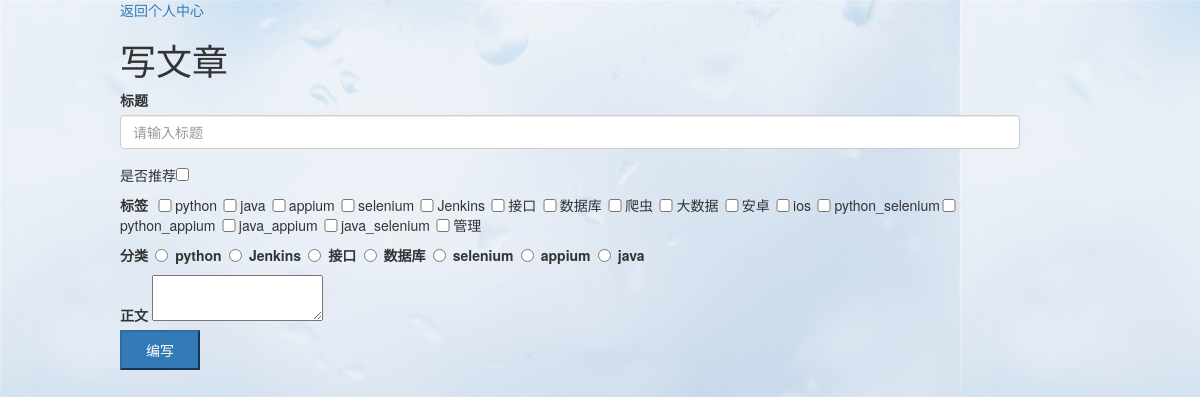
The page /new_post on the database its author committed.
### app/models.py (models this page shows, shortened)
class Tag(db.Model):
    __tablename__ = 'tags'
    id = db.Column(db.Integer(), primary_key=True)
    name=db.Column(db.String(255))

class Classifa(db.Model):
    __tablename__='fenlei'
    id=db.Column(db.Integer(),primary_key=True)
    name=db.Column(db.String(64))

### app/views.py (the view, shortened to what this page needs)
@app.route('/new_post',methods=['GET','POST'])
def new_post():
  tags=db.session.query(Tag).all()
  fenlei=db.session.query(Classifa).all()
  form = PostForm()
  return render_template('newpost.html',tags=tags,fenleis=fenlei,form=form)

### app/form_app.py
class PostForm(Form):
	title = StringField(u'标题',validators=[validators.DataRequired(),validators.length(min=1,max=255,message=u'请输入评论内容')],render_kw={'placeholder':u'请输入标题'})
	text = TextAreaField(u'正文',validators= [validators.DataRequired()])

### app/templates/newpost.html (shortened to what this page needs)
<!DOCTYPE html>
<html lang="en">
<head>
    <link rel="stylesheet" href="http://cdn.static.runoob.com/libs/bootstrap/3.3.7/css/bootstrap.min.css">
</head>
<body background="../static/img/178.jpg" >
<div class="col-md-9" style="margin-left:10%">
<div class="row">
<span ><a href="{{url_for('center_person')}}">返回个人中心</a></span>
  <h1 >写文章</h1>
  <form method="POST" action="{{ url_for('new_post') }}">
    <div class="form-group">
      {{ form.title.label }}
      {{ form.title(class_='form-control') }}
    </div>
  <p>是否推荐<input type="checkbox" name="checkbox"></p>
    <span class="checkbox inline"><strong>标签</strong>&nbsp;&nbsp;&nbsp;&nbsp;&nbsp;&nbsp;
         {% for tag in tags %}
             <input type="checkbox" name="tag" style="width: 20px" value="{{ tag.name }}"> {{ tag.name }}&nbsp;&nbsp;&nbsp;&nbsp;&nbsp;
        {% endfor %}
    </span>
  <label class="radio"><strong>分类</strong>&nbsp;&nbsp;&nbsp;&nbsp;&nbsp;&nbsp;
      {% for fenlei in fenleis %}
  <input type="radio" name="optionsRadios" id="optionsRadios1" value="{{ fenlei.name }}" >{{ fenlei.name }}&nbsp;&nbsp;&nbsp;&nbsp;&nbsp;&nbsp;
      {% endfor %}
</label>
    <div class="form-gruop">
      {{ form.text.label }}
      {{ form.text(id="editor") }}
    </div>
      <button class="btn-primary" type="submit" style="width: 80px;height: 40px" >编写</button>
  </form>
</div>
</div>
</body>
</html>

### rows shown on the page
Tag: name "python"
Tag: name "java"
Tag: name "appium"
Tag: name "selenium"
Tag: name "Jenkins"
Tag: name "接口"
Tag: name "数据库"
Tag: name "爬虫"
Tag: name "大数据"
Tag: name "安卓"
Tag: name "ios"
Tag: name "python_selenium"
Tag: name "python_appium"
Tag: name "java_appium"
Tag: name "java_selenium"
Tag: name "管理"
Classifa: name "python"
Classifa: name "Jenkins"
Classifa: name "接口"
Classifa: name "数据库"
Classifa: name "selenium"
Classifa: name "appium"
Classifa: name "java"
